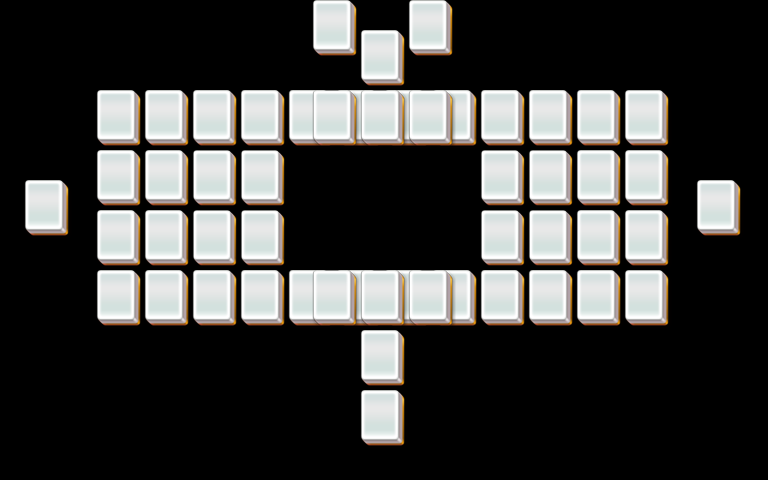

This is a level from a 2D game, rendered from its Tiled map with the project's own tilesets. A one-line summary and the map file follow, with tile-layer data summarised:
An orthogonal 32x16 tile map with 24x30 px tiles, 5 tile layers (layer1, layer2, layer3, layer4, ...).

<map version="1.0" orientation="orthogonal" width="32" height="16" tilewidth="24" tileheight="30">
 <properties>
  <property name="species" value="15" />
 </properties>
 <tileset firstgid="1" name="mahjong" tilewidth="48" tileheight="60">
  <image source="mahjong.png" />
 </tileset>
 <layer name="layer1" width="32" height="16">
  <data>[512 cells, 39 non-empty, 1 distinct tile ids]</data>
 </layer>
 <layer name="layer2" width="32" height="16">
  <data>[512 cells, 43 non-empty, 1 distinct tile ids]</data>
 </layer>
 <layer name="layer3" width="32" height="16">
  <data>[512 cells, 24 non-empty, 1 distinct tile ids]</data>
 </layer>
 <layer name="layer4" width="32" height="16">
  <data>[512 cells, 8 non-empty, 1 distinct tile ids]</data>
 </layer>
 <layer name="layer5" width="32" height="16">
  <data>[512 cells, 6 non-empty, 1 distinct tile ids]</data>
 </layer>
</map>
